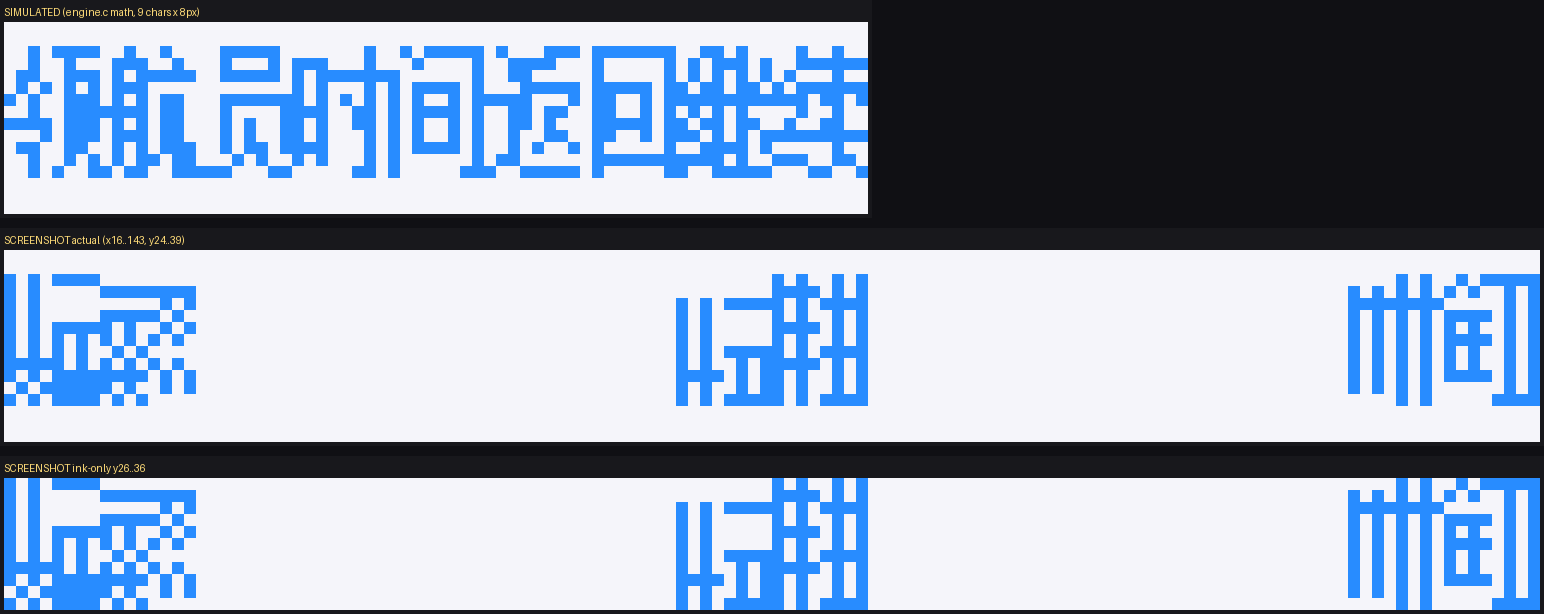

This chart was generated by the following Python code:
# -*- coding: utf-8 -*-
"""并排对比：模拟渲染的汉字（大图） vs 截图实际的中文块（大图）。"""
import numpy as np
from PIL import Image, ImageDraw
import sys
sys.path.insert(0, r"C:\code\GBA-Rom-Translator\.tmp\an")
from sim_engine import Engine, gid_of, render   # 复用模拟器

a = np.load(r"C:\code\GBA-Rom-Translator\.tmp\an\shot_native.npy").astype(int)
blue = (np.abs(a - np.array([33, 132, 255])).sum(axis=2) < 60)

Z = 12
def tiles_from_screen(x0, y0, ntile):
    return blue[y0:y0 + 16, x0:x0 + 8 * ntile]

def paint(mat, Z=Z, title=""):
    h, w = mat.shape
    im = Image.new("RGB", (w * Z + 8, h * Z + 26), (24, 24, 28))
    d = ImageDraw.Draw(im)
    for y in range(h):
        for x in range(w):
            d.rectangle([4 + x * Z, 22 + y * Z, 4 + (x + 1) * Z - 1, 22 + (y + 1) * Z - 1],
                        fill=(40, 140, 255) if mat[y, x] else (245, 245, 250))
    d.text((4, 6), title, fill=(255, 220, 120))
    return im

def sim_tiles(text, tile_base, fg, bg):
    e = Engine(tile_base=tile_base, fg=fg, bg=bg)
    for ch in text:
        g = gid_of(ch)
        if g is not None:
            e.emit(g, ch)
    W = len(text) * 8
    img = np.zeros((16, W), bool)
    m = {}
    for row, col, tile, pal in e.tilemap:
        m[(row, col)] = tile
    for (row, col), tile in m.items():
        for ty in range(8):
            for tx in range(8):
                byte = e.vram[tile * 32 + ty * 4 + tx // 2]
                v = (byte >> 4) if (tx % 2) else (byte & 0x0F)
                x, y = col * 8 + tx, row * 8 + ty
                if 0 <= x < W and 0 <= y < 16:
                    img[y, x] = (v == 15)
    return img

sim = sim_tiles("领航员时间返回继续", 1, 15, 0)
scr = tiles_from_screen(16, 24, 16)     # x16..143, y24..39

A = paint(sim, title="SIMULATED (engine.c math, 9 chars x 8px)")
B = paint(scr, title="SCREENSHOT actual (x16..143, y24..39)")
C = paint(blue[26:37, 16:144], title="SCREENSHOT ink-only y26..36")

W = max(A.width, B.width, C.width)
H = A.height + B.height + C.height + 20
out = Image.new("RGB", (W, H), (16, 16, 20))
y = 0
for i in (A, B, C):
    out.paste(i, (0, y)); y += i.height + 10
p = r"C:\code\GBA-Rom-Translator\.tmp\an\sim_vs_shot.png"
out.save(p)
print("saved", p, out.size)
print("模拟：9 字 72px 宽；截图块：128px 宽")
